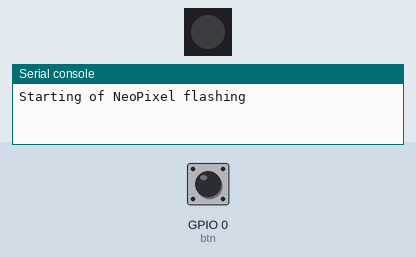
A program run on a simulated ESP32 board running MicroPython. Shown: 1 RGB LEDs in strip order, left to right, the last lines printed to the serial console. Inputs (shaded band) come from the test bench; at power-on: GPIO 0 (btn) HIGH.

Above: at 1.2 s.
1.3 s: GPIO 0 (btn) pulled LOW for 3.2 s
At 3.7 s:
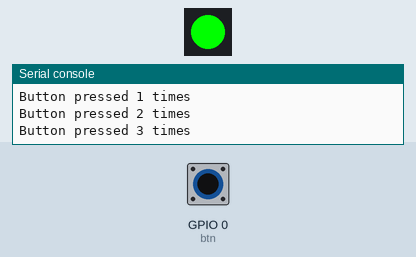
At 5.1 s:
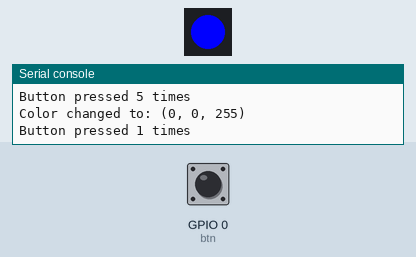
6.0 s: GPIO 0 (btn) pulled LOW for 1 s
At 7.2 s:
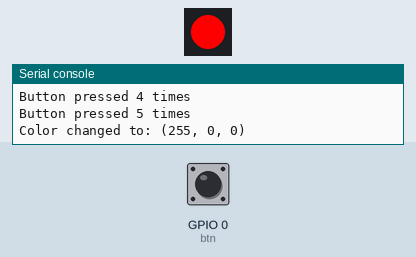
Timing chart, 0 to 9.0 s (numbered marks = the images above; inputs shaded):
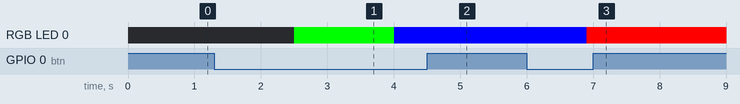

Measured:
- after the input at 1.3 s, RGB LED 0: off → RGB(0, 255, 0) after 1.2 s, → RGB(0, 0, 255) 1.5 s later
- after the input at 6.0 s, RGB LED 0: RGB(0, 0, 255) → RGB(255, 0, 0) after 0.90 s

The program:

q1.py
```python
print("Starting of NeoPixel flashing")

from machine import Pin
from neopixel import NeoPixel
import time

btn = Pin(0, Pin.IN, Pin.PULL_UP)  # ESP32 S3 built-in boot button
pin = Pin(48, Pin.OUT)             # Set GPIO 48 for NeoPixel
neo = NeoPixel(pin, 1)             # Create NeoPixel driver for 1 pixel

press_count = 0  # Counter for button presses
colors = [(255, 0, 0), (0, 255, 0), (0, 0, 255)]  # List of colors to cycle through
color_index = 0  # Index for color selection

while True:
    if btn.value() == 0:  # Button is pressed
        press_count += 1
        print(f"Button pressed {press_count} times")

        if press_count >= 5:  # After 5 presses, change color
            color_index = (color_index + 1) % len(colors)  # Cycle through colors
            neo[0] = colors[color_index]
            neo.write()
            print(f"Color changed to: {colors[color_index]}")
            press_count = 0  # Reset the counter

        time.sleep(0.3)  # Debounce delay to prevent multiple counts per press
```
